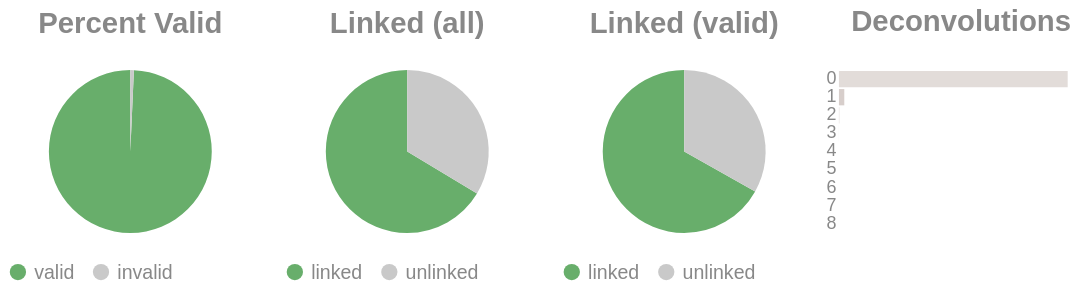

Write notebook code for a chart like this one.
### Code cell
if SKIPLR:
    pass
else:
    clash = Counter()
    for i in valids['molecule'].to_list():
        _mol = i.split("-")
        if len(_mol) == 1:
            clash.update('0')
        else:
            clash.update(_mol[-1])

    _d = {"deconvolutions": [], 'count': []}
    for k,v in clash.items():
        _d['deconvolutions'].append(k)
        _d['count'].append(v)

    tot_valid = valids['reads'].sum()
    mask = valids['reads'] >= 2
    n_linked_reads = valids.filter(mask)['reads'].sum()
    if n_linked_reads == 0:
        print_html("No linked molecules (>=2 reads) were detected; skipping linked-only distributions.")
        SKIPLR = True
    else:
        perc_valid = round(tot_valid / n_reads, 4)
        linked_perc_abs = round(n_linked_reads / n_reads, 4)
        linked_perc = round(n_linked_reads / tot_valid, 4)

    _valid = pl.DataFrame({"valids": ['valid', 'invalid'], "count": [tot_valid, n_reads - tot_valid]})
    _linked_abs = pl.DataFrame({"linked (absolute)": ['linked', 'unlinked'], "count": [n_linked_reads, n_reads - n_linked_reads]})
    _linked_rel = pl.DataFrame({"linked (valids)": ['linked', 'unlinked'], "count": [n_linked_reads, tot_valid - n_linked_reads]})

    (
        alt.hconcat(
            piechart(_valid, goodval = 'valid', title = "Percent Valid"),
            piechart(_linked_abs, goodval = "linked", title =  "Linked (all)"),
            piechart(_linked_rel, goodval = "linked", title =  "Linked (valid)"),
            convolutionbar(pl.DataFrame(_d), title = "Deconvolutions"),
            center = True,
            bounds = 'flush'
        )
        .resolve_scale(color='independent')
        .resolve_legend('independent')
        .properties(usermeta={'embedOptions': {"actions": False}})
    ).display()

### Figure 1 — Vega-Lite specification as saved in the notebook (floating-point values rounded to 4 significant figures)
{"width": "container", "height": 400, "config": {"title": {"anchor": "start", "dy": -15, "fontSize": 18, "color": "#888888", "subtitleColor": "#888888", "subtitleFontSize": 14}, "arc": {"fill": "#0072B2"}, "axis": {"domainColor": "#888888", "domainWidth": 0.5, "gridWidth": 0.2, "grid": false, "titleFontWeight": 400, "titleFontSize": 15, "labelFontSize": 11, "labelColor": "#888888", "tickColor": "#888888", "tickWidth": 0.2, "titleColor": "#888888"}, "axisBand": {"grid": false}, "axisX": {"grid": true, "tickSize": 10, "domainCap": "round"}, "axisY": {"domain": false, "grid": true, "tickSize": 0, "domainCap": "round"}, "background": "transparent", "header": {"labelFontSize": 15, "labelColor": "#888888", "titleFontSize": 15, "titleFontWeight": 600, "titleColor": "#888888"}, "legend": {"labelFont": "sans-serif", "labelFontSize": 12, "labelColor": "#888888", "symbolSize": 100, "symbolType": "circle", "titleFontSize": 12, "titlePadding": 10, "titleColor": "#888888", "title": null}, "range": {"category": ["#E69F00", "#56B4E9", "#009E73", "#F0E442", "#0072B2", "#D55E00", "#CC79A7", "#000000"], "diverging": ["#cfe8f3", "#a2d4ec", "#73bfe2", "#46abdb", "#1696d2", "#12719e"]}, "area": {"fill": "#0072B2", "fillOpacity": 0.7, "line": true, "strokeOpacity": 0.7}, "line": {"color": "#0072B2", "stroke": "#0072B2", "strokeWidth": 2}, "trail": {"color": "#0072B2", "stroke": "#0072B2", "strokeWidth": 0, "size": 1}, "point": {"filled": true, "fillOpacity": 1.0, "size": 95}, "text": {"color": "#888888", "fontSize": 11, "align": "right", "fontWeight": 400, "size": 11}, "bar": {"fill": "#0072B2", "stroke": null}, "view": {"stroke": null, "continuousWidth": 660, "continuousHeight": 400}}, "hconcat": [{"data": {"name": "data-f51da7f34c5be782b1b6a07a715ba1b0"}, "mark": {"type": "arc"}, "encoding": {"color": {"field": "valids", "legend": {"orient": "bottom", "title": null}, "scale": {"domain": ["valid", "invalid"], "range": ["#68ae6b", "#C9C9C9"]}, "title": "Valids", "type": "nominal"}, "theta": {"field": "count", "type": "quantitative"}, "tooltip": [{"field": "valids", "title": "Valids", "type": "ordinal"}, {"field": "percent", "format": ".2%", "title": "Percent", "type": "quantitative"}, {"field": "count", "title": "Count", "type": "quantitative"}]}, "height": 100, "title": {"text": "Percent Valid", "align": "center", "anchor": "middle"}, "transform": [{"calculate": "datum.count / 6472141", "as": "percent"}], "width": 150}, {"data": {"name": "data-b5e2508ab27dfd4a029300edd0587a81"}, "mark": {"type": "arc"}, "encoding": {"color": {"field": "linked (absolute)", "legend": {"orient": "bottom", "title": null}, "scale": {"domain": ["linked", "unlinked"], "range": ["#68ae6b", "#C9C9C9"]}, "title": "Linked (Absolute)", "type": "nominal"}, "theta": {"field": "count", "type": "quantitative"}, "tooltip": [{"field": "linked (absolute)", "title": "Linked (Absolute)", "type": "ordinal"}, {"field": "percent", "format": ".2%", "title": "Percent", "type": "quantitative"}, {"field": "count", "title": "Count", "type": "quantitative"}]}, "height": 100, "title": {"text": "Linked (all)", "align": "center", "anchor": "middle"}, "transform": [{"calculate": "datum.count / 6472141", "as": "percent"}], "width": 150}, {"data": {"name": "data-12c47f0a661ca9e460616f8ab6dca325"}, "mark": {"type": "arc"}, "encoding": {"color": {"field": "linked (valids)", "legend": {"orient": "bottom", "title": null}, "scale": {"domain": ["linked", "unlinked"], "range": ["#68ae6b", "#C9C9C9"]}, "title": "Linked (Valids)", "type": "nominal"}, "theta": {"field": "count", "type": "quantitative"}, "tooltip": [{"field": "linked (valids)", "title": "Linked (Valids)", "type": "ordinal"}, {"field": "percent", "format": ".2%", "title": "Percent", "type": "quantitative"}, {"field": "count", "title": "Count", "type": "quantitative"}]}, "height": 100, "title": {"text": "Linked (valid)", "align": "center", "anchor": "middle"}, "transform": [{"calculate": "datum.count / 6426732", "as": "percent"}], "width": 150}, {"data": {"name": "data-3e3550fc13b5edbdb61f5ee52c7a637c"}, "mark": {"type": "bar"}, "encoding": {"color": {"field": "deconvolutions", "legend": null, "scale": {"scheme": "lightgreyred"}, "type": "nominal"}, "tooltip": [{"field": "deconvolutions", "title": "Deconvolutions", "type": "ordinal"}, {"field": "percent", "format": ".2%", "title": "Percent", "type": "quantitative"}, {"field": "count", "title": "Count", "type": "quantitative"}], "x": {"axis": null, "field": "count", "type": "quantitative"}, "y": {"field": "deconvolutions", "sort": "ascending", "title": null, "type": "nominal"}}, "height": 100, "title": {"text": "Deconvolutions", "align": "center", "anchor": "middle"}, "transform": [{"calculate": "datum.count / 3357603", "as": "percent"}], "width": 150}], "bounds": "flush", "center": true, "resolve": {"legend": {"angle": "independent"}, "scale": {"color": "independent"}}, "usermeta": {"embedOptions": {"actions": false}}, "$schema": "https://vega.github.io/schema/vega-lite/v6.1.0.json", "datasets": {"data-f51da7f34c5be782b1b6a07a715ba1b0": [{"valids": "valid", "count": 6426732}, {"valids": "invalid", "count": 45409}], "data-b5e2508ab27dfd4a029300edd0587a81": [{"linked (absolute)": "linked", "count": 4295809}, {"linked (absolute)": "unlinked", "count": 2176332}], "data-12c47f0a661ca9e460616f8ab6dca325": [{"linked (valids)": "linked", "count": 4295809}, {"linked (valids)": "unlinked", "count": 2130923}], "data-3e3550fc13b5edbdb61f5ee52c7a637c": [{"deconvolutions": "0", "count": 3276353}, {"deconvolutions": "1", "count": 76695}, {"deconvolutions": "2", "count": 4028}, {"deconvolutions": "3", "count": 430}, {"deconvolutions": "4", "count": 70}, {"deconvolutions": "5", "count": 17}, {"deconvolutions": "6", "count": 7}, {"deconvolutions": "7", "count": 2}, {"deconvolutions": "8", "count": 1}]}}
